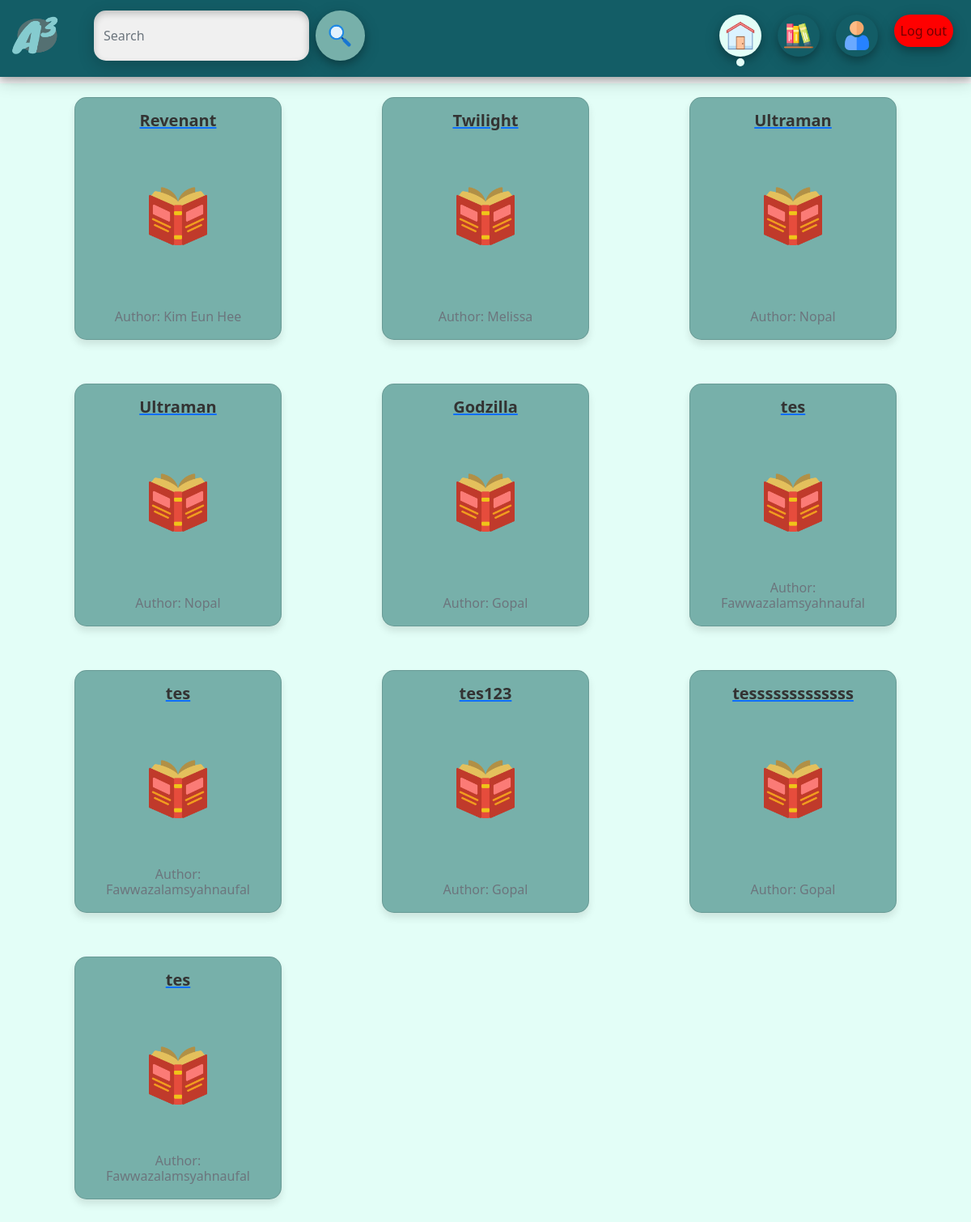
/Home/home.php (signed in), run on an earlier commit of the app's database.
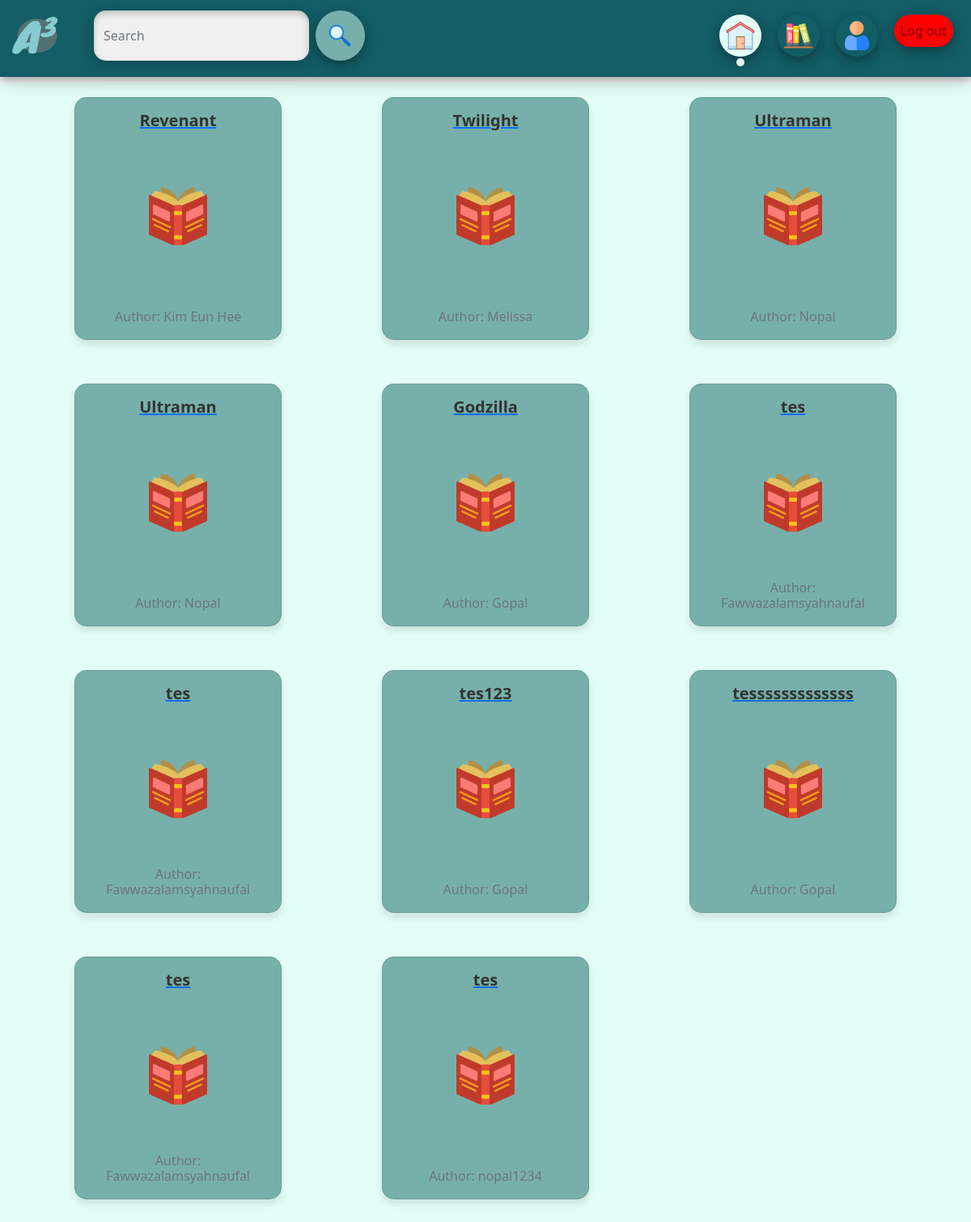
And on a later commit of the database.
### tables this page shows
CREATE TABLE `stories` (
  `id` int(11) NOT NULL,
  `title` varchar(100) NOT NULL,
  `author` varchar(100) NOT NULL,
  `description` text NOT NULL,
  `user_id` int(11) DEFAULT NULL,
  `image_path` varchar(255) DEFAULT NULL,
  `Fandom` varchar(255) DEFAULT NULL,
  `Language` varchar(50) DEFAULT NULL,
  `Status` varchar(50) DEFAULT NULL,
  `Series` varchar(255) DEFAULT NULL,
  `Characters` text DEFAULT NULL,
  `Relationship` varchar(255) DEFAULT NULL,
  `Addtags` text DEFAULT NULL
);

### Home/config/config.php (called while the page is built, shortened)
<?php
function connectDatabase(){
    $servername = "localhost";
    $username = "root";
    $password = "";
    $database = "alternate_arc";
    $conn = new mysqli($servername, $username, $password, $database);
     return $conn;
}
function fetchStories(){
    $conn = connectDatabase();
    $sql = "SELECT id, title, author, description FROM stories";
    $result = $conn->query($sql);
    $stories = [];
    if ($result->num_rows > 0) {
        while ($row = $result->fetch_assoc()) {
            $stories[] = $row;
        }
    }
    return $stories;
}
?>

### Home/home.php (the view, shortened to what this page needs)
<?php
include 'config/config.php';
$stories = fetchStories();
?>
<!DOCTYPE html>
<html lang="en">
<head>
    <link href="https://cdn.jsdelivr.net/npm/bootstrap@5.0.2/dist/css/bootstrap.min.css" rel="stylesheet">
    <link rel="stylesheet" href="./style/home.css">
</head>
<header>
    <nav class="navbar navbar-expand-lg navbar-light bg-light fixed-top" style="padding-top:0;">
        <div style="box-shadow: 0 4px 8px 0 rgba(0, 0, 0, 0.2), 0 6px 20px 0 rgba(0, 0, 0, 0.19);"class="container-fluid">
        <img style="width:68px;height:68px;"class=navbar-brand src="image\Blue Wood (2).png">
        <form class="d-flex navbar-search" method="GET" action="search.php">
            <input name="query" style="border-radius:15px;box-shadow: inset 0 4px 8px 0 rgba(0, 0, 0, 0.2), 0 6px 20px 0 rgba(0, 0, 0, 0.19);" class="form-control me-2" type="search" placeholder="Search" aria-label="Search">
            <button class="btn btn-outline-success" style="" id="search" type="submit">
                <img style="width:36px;height:36px;" src="image\search.png" alt="">
            </button>
        </form>
                <ul class="navbar-nav ms-auto">
                    <li class="nav-item">
                        <button class="nav-link active" style="background-color:#E3FEF7;border:transparent;border-radius:35px;box-shadow: 0 4px 8px 0 rgba(0, 0, 0, 0.2), 0 6px 20px 0 rgba(0, 0, 0, 0.19);" aria-current="page" href="#">
                            <img style="width:36px;height:36px;" src="image\icons8-home-480.png" href="#">
                            <div style="position: absolute; background-color: #E3FEF7; width: 10px; height: 10px; border-radius: 50%;margin-left:13px;margin-top:10px;"></div>
                        </button>
                    </li>
                    <li class="nav-item">
                        <a class="nav-link" href="./write" >
                            <img style="width:36px;height:36px;" src="image\bookshelf (1).png" href="">
                        </a>
                    </li>
                    <li class="nav-item">
                        <a class="nav-link" style="" href="./profile/profileset.php">
                            <img style="width:36px;height:36px;" src="image\user_1077012.png" href="#">
                        </a>
                    </li>
                    <li class="nav-item">
                        <a class="nav-link" href="./logout.php" style="background-color:red;">
                            Log out
                        </a>
                    </li>
                </ul>
        </div>
    </nav>
</header>
<body style="background-color:#E3FEF7;">
    <div class="container mt-5 pt-3">
        <div class="row row-cols-1 row-cols-md-2 row-cols-lg-3 g-4">
            <?php
                foreach ($stories as $story) {
                    echo '<div class="col" style="margin-bottom:30px;">';
                    echo '<a href="./read/story.php?id=' . $story["id"] . '" class="card-link">';
                    echo '<div class="story card">';
                    echo '<div class="card-body" >';
                    echo '<h5 class="card-title">' . $story["title"] . '</h5>';
                    echo '<img src="image\book_3145755.png" style="display: block; margin: auto;width:72px;height:72px;margin-top:70px;">';
                    echo '<h6 class="card-subtitle mb-2 text-muted" style="text-align:center;position: absolute; bottom: 10px; left: 10px; right: 10px;">Author: ' . $story["author"] . '</h6>';
                    echo '</div>';
                    echo '</div>';
                    echo '</a>';
                    echo '</div>';
                }
            ?>
        </div>
    </div>
</body>
</html>

### Home/style/home.css (style rules this page uses)
body { padding-top: 56px; transition: opacity 0.5s ease-in-out; cursor: url('./image/pointer.png'); }
.navbar-search { margin-right: auto; margin-left: 20px; }
.navbar-search input[type="search"] { background-color: #f0f0f0; border: none; }
.container-fluid { background-color: #135D66; padding-bottom:17px; padding-top: 10px; }
.nav-item { margin-left: 10px; margin-right: 10px; }
.nav-link { border:transparent; border-radius:35px; box-shadow:10px; box-shadow: 0 4px 8px 0 rgba(0, 0, 0, 0.2), 0 6px 20px 0 rgba(0, 0, 0, 0.19); }
#search { border:transparent; background-color:#77b0aa; width:72px;height:62px; border-radius:50%; box-shadow: 0 4px 8px 0 rgba(0, 0, 0, 0.2), 0 6px 20px 0 rgba(0, 0, 0, 0.19); }
.story.card { background-color: #77b0aa; border-radius: 15px; box-shadow: 0 6px 10px rgba(0, 0, 0, 0.1); transition: transform 0.3s ease; margin-left: 50px; margin-right: 50px; padding-bottom:100px; }
.story.card .card-title { color: #333; font-weight: bold; text-align: center; }
.story.card .card-subtitle { color: #666; }
.pt-3 { padding-top: 1rem; }
.mt-5 { margin-top: 3rem; }

What changed in the data, as far as the page shows it:
added stories: title "tes", author "nopal1234"
